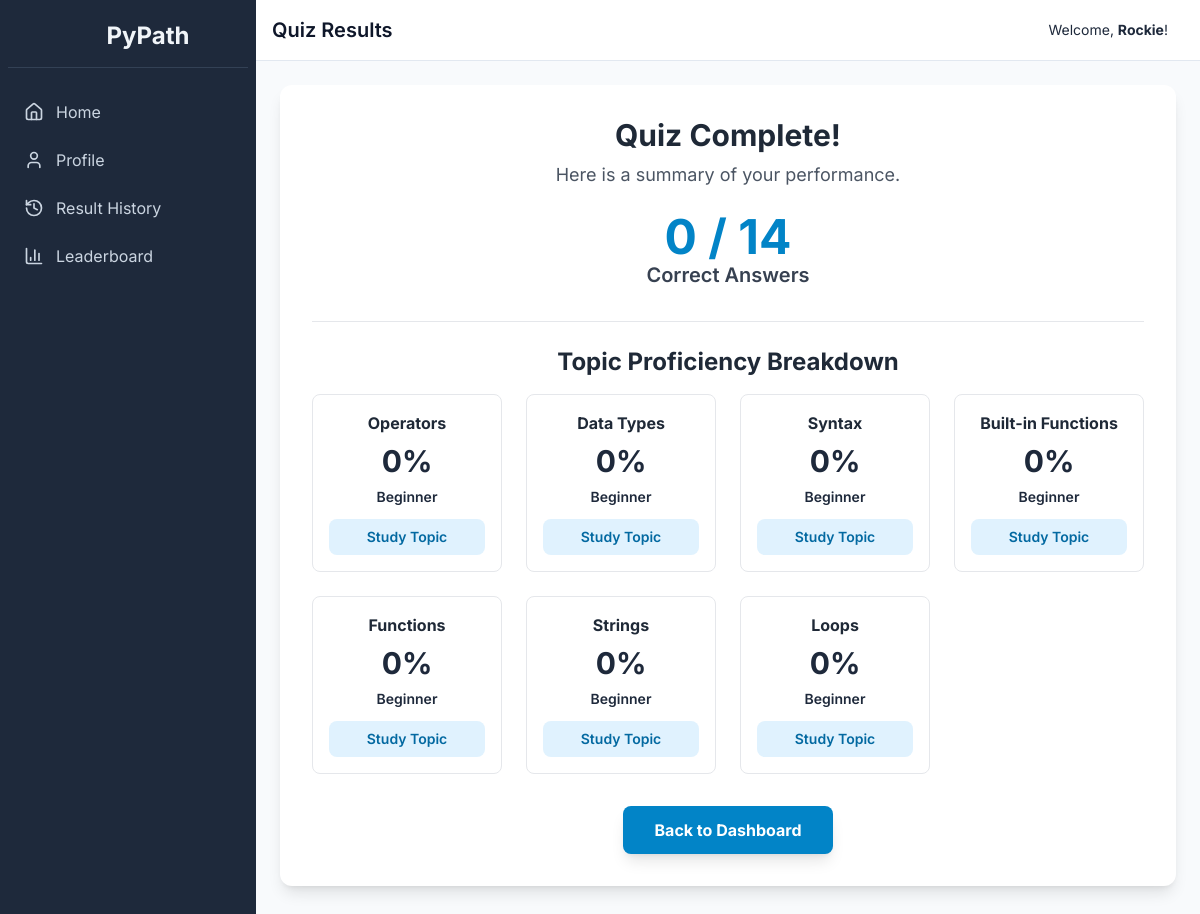
Page /results/1 (signed in) on the committed database.
### tables this page shows
CREATE TABLE results (
    id INTEGER PRIMARY KEY AUTOINCREMENT,
    user_id INTEGER NOT NULL,
    set_id INTEGER NOT NULL,
    score INTEGER NOT NULL,
    total_questions INTEGER NOT NULL,
    time_start DATETIME NOT NULL,
    timestamp DATETIME DEFAULT CURRENT_TIMESTAMP,
    FOREIGN KEY (user_id) REFERENCES users (id),
    FOREIGN KEY (set_id) REFERENCES question_sets (id)
);

CREATE TABLE student_answers (
    id INTEGER PRIMARY KEY AUTOINCREMENT,
    result_id INTEGER NOT NULL,
    question_id INTEGER NOT NULL,
    user_answer TEXT,
    is_correct INTEGER NOT NULL,
    FOREIGN KEY (result_id) REFERENCES results (id),
    FOREIGN KEY (question_id) REFERENCES questions (id)
);

CREATE TABLE questions (
    id INTEGER PRIMARY KEY AUTOINCREMENT,
    question_text TEXT NOT NULL,
    question_type TEXT NOT NULL DEFAULT 'multiple_choice',
    topic TEXT NOT NULL,
    option_a TEXT,
    option_b TEXT,
    option_c TEXT,
    option_d TEXT,
    correct_answer TEXT,
    correct_code_output TEXT
);

### app.py (the view)
@app.route('/results/<int:result_id>')
def results(result_id):
    if not get_user_id(): return redirect(url_for('login'))
    conn = get_db_connection()
    result = conn.execute('SELECT * FROM results WHERE id = ? AND user_id = ?', (result_id, get_user_id())).fetchone()
    if not result: return "Result not found or you do not have permission to view it.", 404
    proficiency_data = calculate_proficiency(get_user_id(), conn)
    return render_template('student/results.html', result=result, proficiency=proficiency_data)

### app.py (called while the page is built)
def get_db_connection():
    conn = sqlite3.connect('pypath.db', check_same_thread=False, detect_types=sqlite3.PARSE_DECLTYPES | sqlite3.PARSE_COLNAMES)
    conn.row_factory = sqlite3.Row
    return conn

def get_user_id():
    return session.get('user_id')

def get_proficiency_level(percentage):
    if percentage >= 85: return "Proficient", "text-green-500", "bg-green-500"
    elif percentage >= 60: return "Intermediate", "text-yellow-500", "bg-yellow-500"
    else: return "Beginner", "text-red-500", "bg-red-500"

### templates/student/results.html (shortened to what this page needs)
{% extends "layout.html" %}
{% block header %}Quiz Results{% endblock %}
{% block content %}
<div class="bg-white p-8 rounded-xl shadow-lg text-center max-w-4xl mx-auto">
    <h2 class="text-3xl font-bold text-gray-800 mb-2">Quiz Complete!</h2>
    <p class="text-lg text-gray-600 mb-6">Here is a summary of your performance.</p>
    <div class="mb-8">
        <p class="text-5xl font-bold text-sky-600">{{ result.score }} / {{ result.total_questions }}</p>
        <p class="text-xl font-semibold text-gray-700">Correct Answers</p>
    </div>
    {% if proficiency %}
    <div class="border-t pt-6">
        <h3 class="text-2xl font-bold text-gray-800 mb-4">Topic Proficiency Breakdown</h3>
        <div class="grid grid-cols-1 sm:grid-cols-2 md:grid-cols-3 lg:grid-cols-4 gap-6 text-center">
            {% for item in proficiency %}
            <div class="border border-gray-200 rounded-lg p-4 flex flex-col">
                <h4 class="font-bold text-gray-800">{{ item.topic }}</h4>
                <p class="text-3xl font-bold my-2 {{ item.color }}">{{ item.percentage }}%</p>
                <p class="text-sm font-semibold {{ item.color }} mb-3">{{ item.level }}</p>
                <a href="{{ item.study_link }}" target="_blank" class="mt-auto text-sm w-full text-center bg-sky-100 text-sky-700 font-semibold py-2 px-3 rounded-lg hover:bg-sky-200 transition">
                    Study Topic
                </a>
            </div>
            {% endfor %}
        </div>
    </div>
    {% endif %}
    <a href="{{ url_for('dashboard') }}" class="mt-8 inline-block bg-sky-600 text-white font-bold py-3 px-8 rounded-lg shadow-lg hover:bg-sky-700 transition-transform transform hover:scale-105">
        Back to Dashboard
    </a>
</div>
{% endblock %}

### templates/layout.html (style rules this page uses)
body { font-family: 'Inter', sans-serif; }

### rows in the picture
results: score "0", total_questions "14"
student_answers: topic "Operators", percentage "0", level "Beginner"
student_answers: topic "Data Types", percentage "0", level "Beginner"
student_answers: topic "Syntax", percentage "0", level "Beginner"
student_answers: topic "Built-in Functions", percentage "0", level "Beginner"
student_answers: topic "Functions", percentage "0", level "Beginner"
student_answers: topic "Strings", percentage "0", level "Beginner"
student_answers: topic "Loops", percentage "0", level "Beginner"

### other values in the picture
{{ session.first_name or session.username }} "Rockie"
